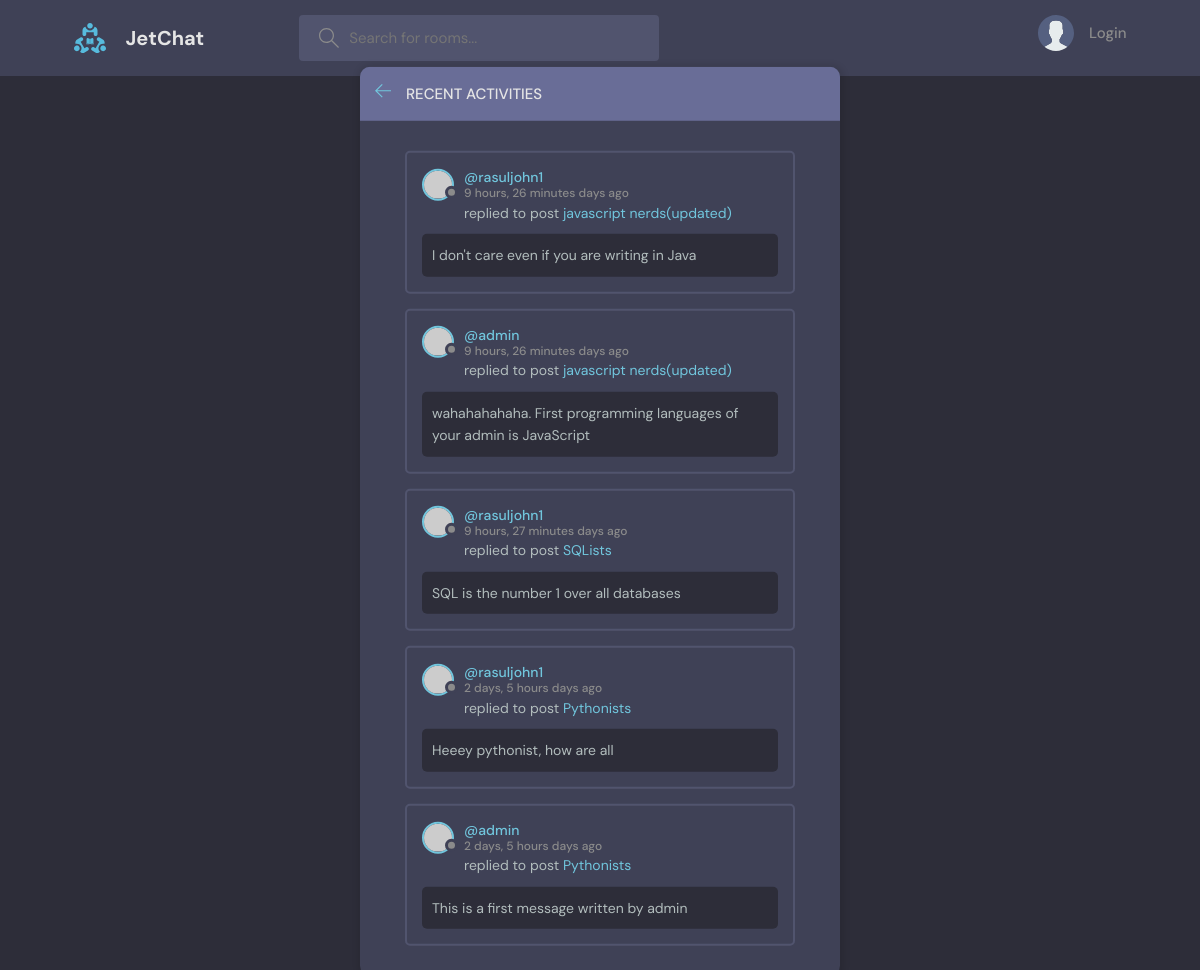
/activities/, run on an earlier commit of the app's database.
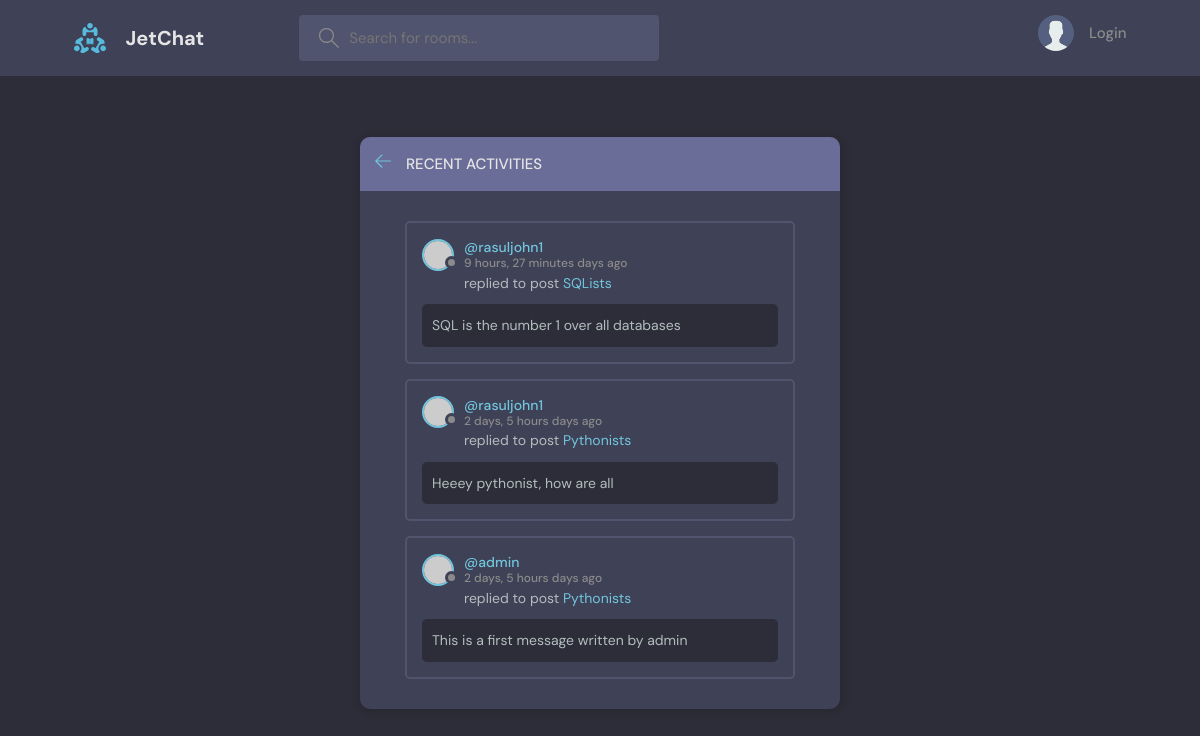
And on a later commit of the database.
### base/models.py (models this page shows, shortened)
class Message(models.Model):
    user = models.ForeignKey(User, on_delete=models.CASCADE)
    room = models.ForeignKey(Room, on_delete=models.CASCADE)
    body = models.TextField()
    updated = models.DateTimeField(auto_now=True)
    created = models.DateTimeField(auto_now_add=True)
    class Meta:
        ordering = ['-updated', '-created']

class Room(models.Model):
    host = models.ForeignKey(User, on_delete=models.SET_NULL, null=True)
    topic = models.ForeignKey(Topic, on_delete=models.SET_NULL, null=True)
    name = models.CharField(max_length=200)
    description = models.TextField(null=True, blank=True)
    participants = models.ManyToManyField(User, related_name='participants', blank=True)
    updated = models.DateTimeField(auto_now=True)
    created = models.DateTimeField(auto_now_add=True)
    class Meta:
        ordering = ['-updated', '-created']
    def __str__(self):
        return self.name

### base/views.py (the view)
# urls.py: path('activities/', views.activityPage, name='activity')
def activityPage(request):
    messages = Message.objects.all()
    context = {'room_messages': messages}
    return render(request, 'base/activity.html', context)

### base/templates/base/activity.html
{% extends 'main.html' %}
{% block content %}
<main class="layout">
  <div class="container">
    <div class="layout__box">
      <div class="layout__boxHeader">
        <div class="layout__boxTitle">
          <a href="index.html">
            <svg version="1.1" xmlns="http://www.w3.org/2000/svg" width="32" height="32" viewBox="0 0 32 32">
              <title>arrow-left</title>
              <path
                d="M13.723 2.286l-13.723 13.714 13.719 13.714 1.616-1.611-10.96-10.96h27.625v-2.286h-27.625l10.965-10.965-1.616-1.607z"
              ></path>
            </svg>
          </a>
          <h3>Recent Activities</h3>
        </div>
      </div>
      <div class="activities-page layout__body">
        {% include 'base/activity_component.html' %}
      </div>
    </div>
  </div>
</main>
{% endblock content %}

### base/templates/base/activity_component.html (shortened to what this page needs)
{% for message in room_messages %}
<div class="activities__box">
        <div class="activities__boxHeader roomListRoom__header">
          <a href="{% url 'user-profile' message.user.id %}" class="roomListRoom__author">
            <div class="avatar avatar--small">
              <img src="https://randomuser.me/api/portraits/women/11.jpg" />
            </div>
            <p>
              @{{ message.user }}
              <span>{{ message.created|timesince }} days ago</span>
            </p>
          </a>
        </div>
        <div class="activities__boxContent">
          <p>
            replied to post <a href="{% url 'room' message.room.id %}">{{ message.room }}</a
            >
          </p>
          <div class="activities__boxRoomContent">
            {{ message.body }}
          </div>
        </div>
      </div>
{% endfor %}

What changed in the data, as far as the page shows it:
removed Message: user "rasuljohn1", created "9 hours, 26 minutes", room "javascript nerds(updated)", body "I don't care even if you are writing in Java"
removed Message: user "admin", created "9 hours, 26 minutes", room "javascript nerds(updated)", body "wahahahahaha. First programming languages of your admin is JavaScript"
